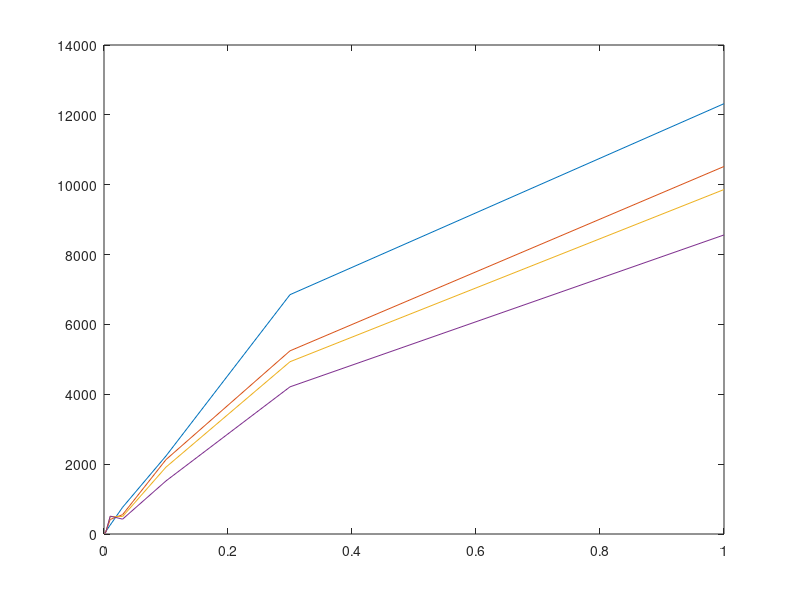

This chart was generated by the following MATLAB code: (Note: this script raises an error after producing the figure.)
M = csvread("attack.txt");
X = M(:,1);

Y1 = M(:,2);
Y2 = M(:,3);
Y3 = M(:,4);
Y4 = M(:,5);
%E = M(:,3);
plot(X,Y1);
hold on;
plot(X,Y2);
hold on;
plot(X,Y3);
hold on;
plot(X,Y4);
hold on;
plot(X,Y5);
%hold on;
%yyaxis left
%errorbar(X,Y,E);
%ecdf(X1,'Bounds','on');
%hold on;
%grid on;
%legend('Positioning Error CDF', 'Lower Confidence Bound', 'Upper Confidence Bound');
%hold off;

